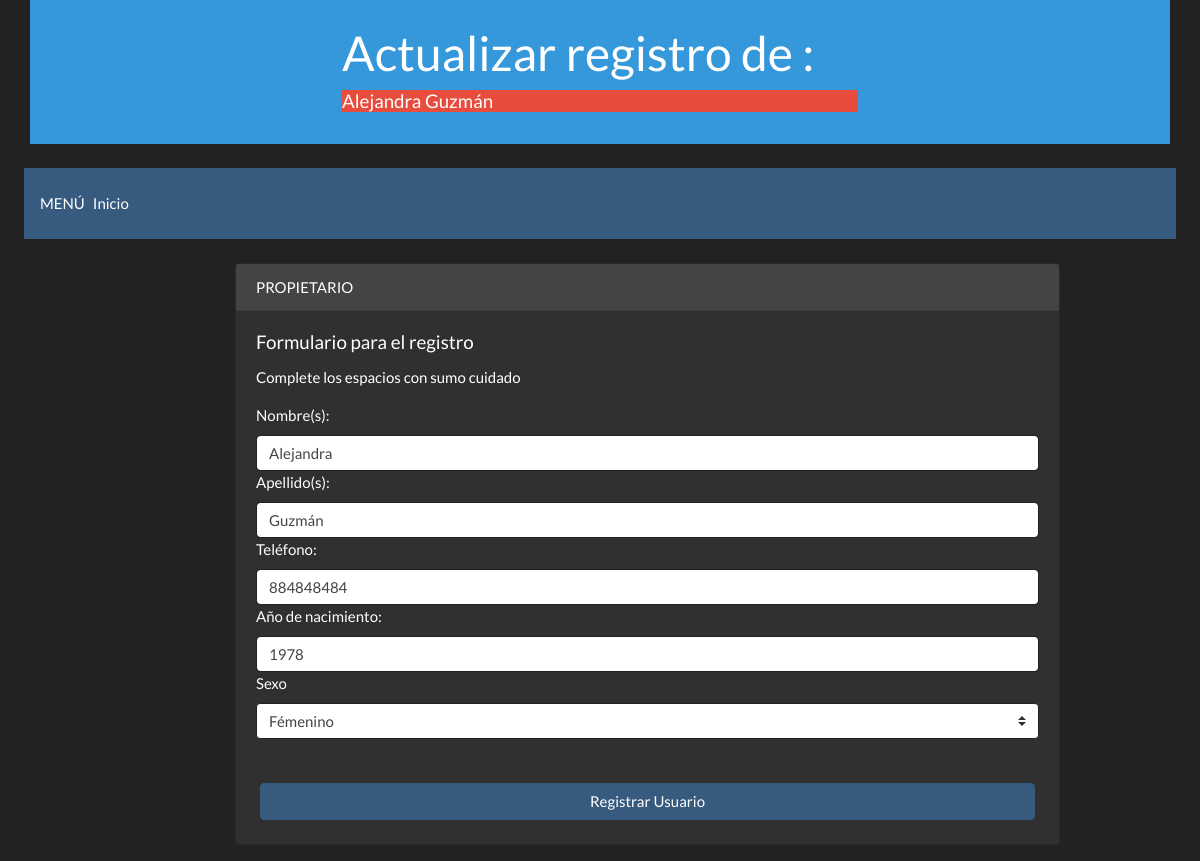
Page /actu/5 on the earlier database version.
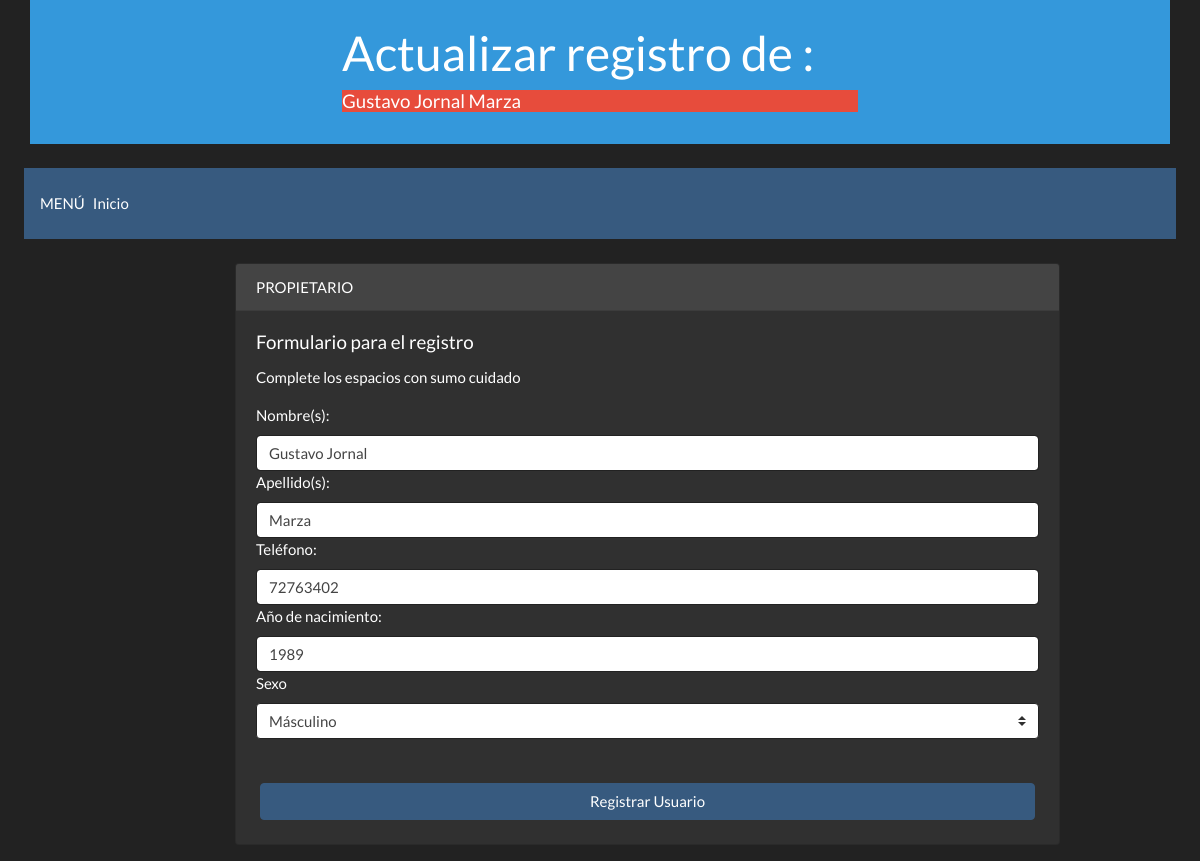
Same page on the later database version.
### app.py (models this page shows)
class tbpropietario(db.Model):
    idpropietario = db.Column(db.Integer,primary_key=True)
    nombre = db.Column(db.String(50))
    apellido = db.Column(db.String(50))
    telefono = db.Column(db.Integer)
    anio = db.Column(db.Integer)
    sexo = db.Column(db.String(5))

### app.py (the view)
@app.route('/actu/<idprop>')
def actuaUsua(idprop):
    propie = tbpropietario.query.filter_by(idpropietario = int(idprop)).first()
    db.session.commit()
    return render_template('actualizaru.html',propietario = propie)

### templates/actualizaru.html (shortened to what this page needs)
<!DOCTYPE html>
<html lang="en">
<head>
    <link rel="stylesheet" href="https://stackpath.bootstrapcdn.com/bootswatch/4.3.1/darkly/bootstrap.min.css">
</head>
<body>
        <header class="container">
                <div class="display-4 row justify-content-center p-4 cabecera bg-info">
                    <div class="col-md-6">
                        <h1>Actualizar registro de :</h1>
                        <h5 class="bg-danger">
                            {{propietario.nombre}}
                            {{propietario.apellido}}
                        </h5>
                    </div>
                </div>
        </header>
        <div class="bs-docs-section clearfix">
            <div class="bs-component">
                <nav class="navbar navbar-expand-lg navbar-dark bg-primary m-4">
                        MENÚ
                        <div class="collapse navbar-collapse" id="navbarColor01">
                        <ul class="navbar-nav mr-auto">
                            <li class="nav-item   active  ">
                            <a class="nav-link" href="/"> Inicio <span class="sr-only">(current)</span></a>
                            </li>
                        </ul>
                        </div>
                </nav>
            </div>
        </div>
        <div class="container">
            <form class="form-group" action="/actualizarprop" method="POST">
                <div class="row">
                    <div class="col-auto col-sm-9 col-md-9 offset-md-2">
                        <div class="card">
                            <div class="card-header">
                                PROPIETARIO
                            </div>
                            <div class="card-body">
                                <h5 class="card-title">Formulario para el registro</h5>
                                <p class="card-text">Complete los espacios con sumo cuidado</p>
                                <label for="nomb">Nombre(s): </label>
                                <input id="nomb" class="form-control" type="text" name="nomb" placeholder="Ingrese su nombre ej: 'juans'" value="{{propietario.nombre}}">
                                <label for="ape">Apellido(s): </label>
                                <input id="ape" class="form-control" type="text" name="ape" placeholder="Ingrese su apellido ej: 'Perez'" value="{{propietario.apellido}}">
                                <label for="telf">Teléfono: </label>
                                <input id="telf" class="form-control" type="text" name="telf" placeholder="Ingrese su teléfono ej: '70000000'" value="{{propietario.telefono}}">
                                <label for="anio">Año de nacimiento: </label>
                                <input id="anio" class="form-control" type="text" name="anio" placeholder="Ingrese su año de nacido ej: '1989'" value="{{propietario.anio}}">
                                <label for="sxo">Sexo</label>
                                <select name="sxo" id="sxo" class="custom-select" aria-selected="true">
                                    <option value="{{propietario.sexo}}" selected="">{%if propietario.sexo == 'F'%}Fémenino{%else%}Másculino{%endif%}</option>
                                </select>
                            </div>
                            <button type="submit" class="btn btn-primary m-4">Registrar Usuario</button>
                        </div>
                    </div>
                </div>
            </form>
        </div>
</body>
</html>

Differences in the rows shown:
changed tbpropietario: nombre "Alejandra" → "Gustavo Jornal"; apellido "Guzmán" → "Marza"; nomb "Alejandra" → "Gustavo Jornal"; ape "Guzmán" → "Marza"; telf "884848484" → "72763402"; anio "1978" → "1989"; sxo "Fémenino" → "Másculino"
